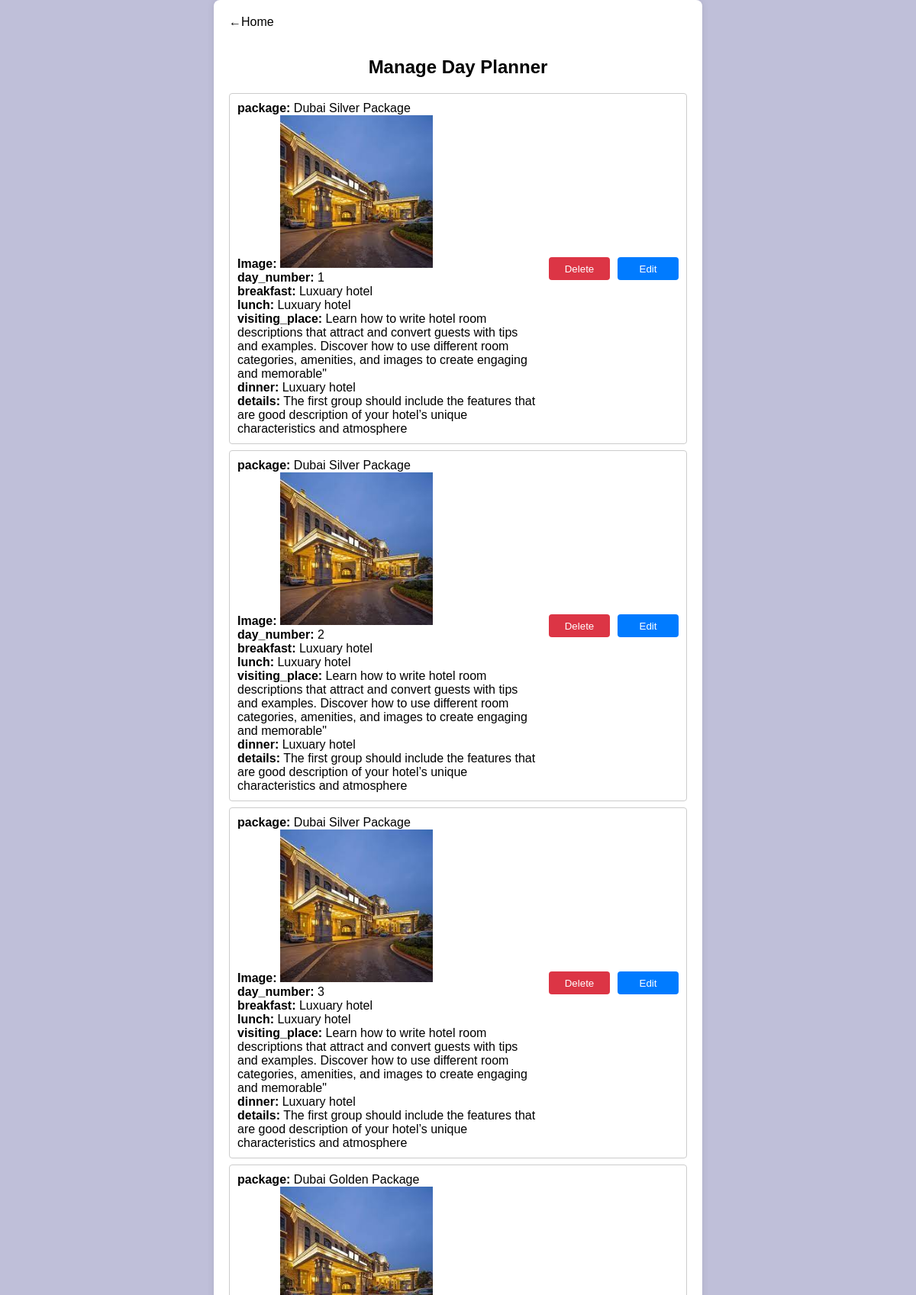
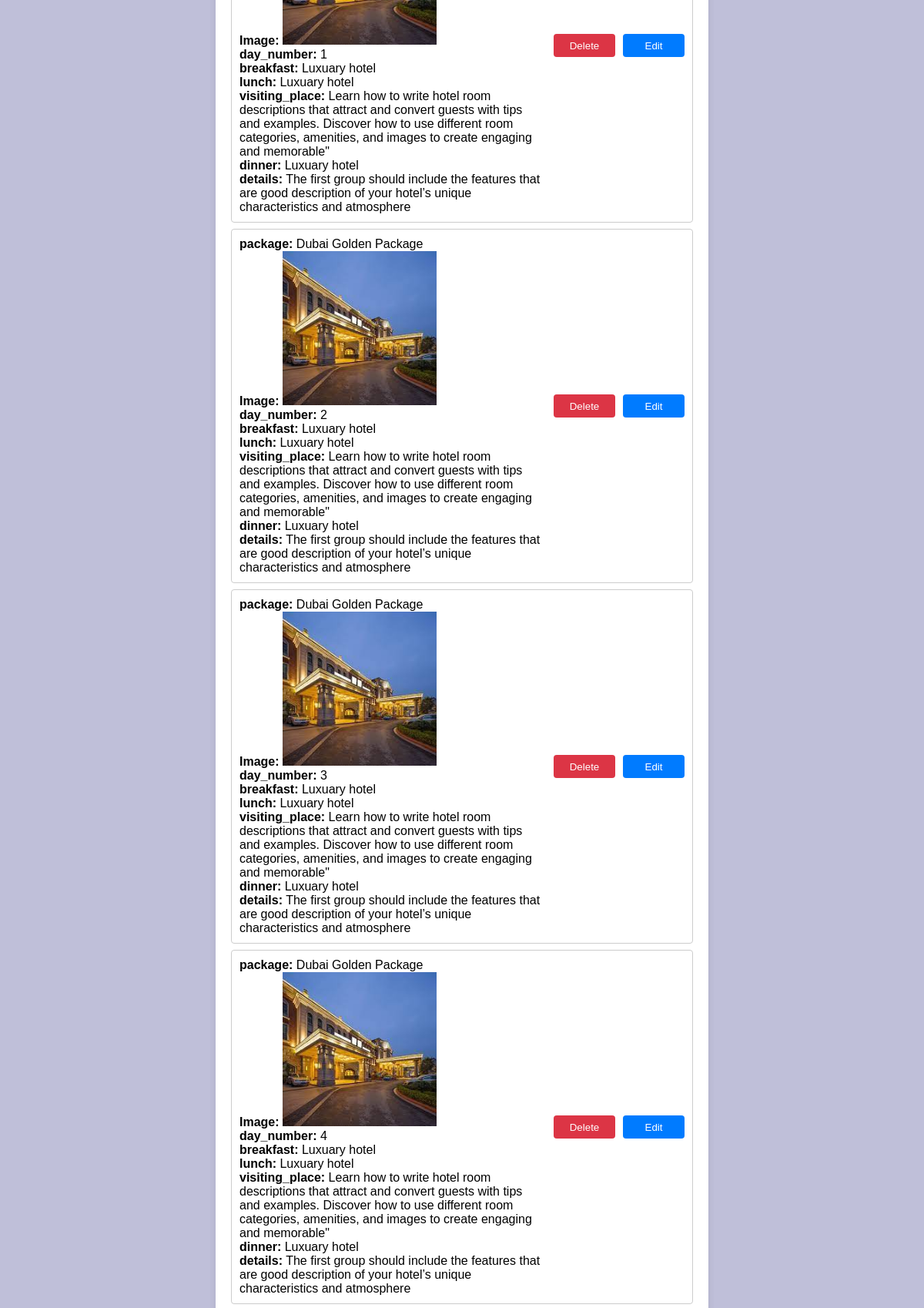
Page /manage_planer/ (upper part) on the committed database (2 pictures, top to bottom).
### Toursapp/models.py (models this page shows, shortened)
class TourDayPlanner(models.Model):
    id = models.AutoField(primary_key=True)
    package = models.ForeignKey(Package_detail, on_delete=models.CASCADE)
    image = models.ImageField(upload_to='images')
    day_number = models.PositiveIntegerField()
    breakfast = models.ForeignKey(Hotel, related_name='breakfast', on_delete=models.SET_NULL, null=True, blank=True)
    lunch = models.ForeignKey(Hotel, related_name='lunch', on_delete=models.SET_NULL, null=True, blank=True)
    visiting_place = models.TextField()
    dinner = models.ForeignKey(Hotel, related_name='dinner', on_delete=models.SET_NULL, null=True, blank=True)
    details = models.CharField(max_length=2000)

class Package_detail(models.Model):
    PACKAGE_CHOICES = [
        ('silver ', 'Silver '),
        ('gold ', 'Gold '),
        ('bronze ', 'Bronze'),
    ]
    DAY_CHOICES = [
        ('three days ', 'Three Days '),
        ('five days ', 'Five Days '),
        ('seven days ', 'Seven Days'),
        ]
    id=models.AutoField(primary_key=True)
    package_name=models.CharField(max_length=250)
    place= models.ForeignKey(Package_place,on_delete=models.CASCADE)
    package_type=models.CharField(max_length=250, choices=PACKAGE_CHOICES)
    description=models.TextField()
    image = models.ImageField(upload_to='images')
    total_days=models.CharField(max_length=250, choices=DAY_CHOICES)
    total_amount=models.DecimalField(max_digits=10,decimal_places=2)
    go_flights = models.ManyToManyField(Flight, related_name='go_flights')
    return_flights = models.ManyToManyField(Flight, related_name='return_flights')
    inclusion=models.CharField(max_length=250)
    def __str__(self):
        return str(self.package_name)

class Hotel(models.Model):
    HOTEL_CHOICES = [
        ('3 star ', '3 Star '),
        ('4 star ', '4 Star '),
        ('5 star ', '5 Star'),
    ]
    name = models.CharField(max_length=250)
    place=models.CharField(max_length=250)
    description = models.TextField()
    hotel_type=models.CharField(max_length=250, choices=HOTEL_CHOICES)
    image = models.ImageField(upload_to='images')
    inclusion=models.CharField(max_length=250)
    def __str__(self):
        return str(self.name)

### Toursapp/views.py (the view)
# urls.py: path('manage_planer/', manage_planner, name='manage_planner'),
def manage_planner(request):
    planers = TourDayPlanner.objects.all()
    return render(request, 'dayplannermanage.html', {'planers': planers})

### templates/dayplannermanage.html (shortened to what this page needs)
<!DOCTYPE html>
<html lang="en">
<head>
</head>
<body>
    <form method="post" action="{% url 'manage_planner' %}"  enctype="multipart/form-data">
        <div class="container">
             <a href="{% url 'admin_panel' %}" class="back-link">&#8592;Home</a>
            <h2>Manage Day Planner</h2>
            <ul>
                {% for planer in planers %}
                    <li>
                        <div class="flight-info">
                            <div>
                                <strong>package:</strong> {{ planer.package }}<br>
                                <strong>Image:</strong> <img src="{{planer.image.url}}" alt="image" width="200px"><br>
                                <strong>day_number:</strong> {{ planer.day_number }}<br>
                                <strong>breakfast:</strong> {{ planer.breakfast }}<br>
                                <strong>lunch:</strong> {{ planer.lunch }}<br>
                                <strong>visiting_place:</strong> {{ planer.visiting_place }}" <br>
                                <strong>dinner:</strong> {{ planer.dinner }}<br>
                                <strong>details:</strong> {{ planer.details }}<br>
                            </div>
                            <div class="buttons-container">
                                <button class="delete-button"><a href="{% url 'delete_planers' planer.id %}">Delete</a></button>
                                <button class="edit-button"><a href="{% url 'edit_planers' planer.id %}">Edit</a></button>
                            </div>
                        </div>
                    </li>
                {% endfor %}
            </ul>
        </div>
    </form>
</body>
</html>

### templates/dayplannermanage.html (style rules this page uses)
body { font-family: 'Arial', sans-serif; background-color: #bfbfd9; background-image: url(https://th.bing.com/th/id/OIP.nG2Y-Gt1gjE9nB0e54qO9gHaEI?w=283&h=180&c=7&r=0&o=5&pid=1.7); margin: 0; padding: 0; display: flex; justify-content: center; align-items: center; }
.container { background-color: #ffffff; padding: 20px; border-radius: 8px; box-shadow: 0 0 10px rgba(0, 0, 0, 0.1); width:600px; }
h2 { text-align: center; }
ul { list-style-type: none; padding: 0; }
li { border: 1px solid #ccc; border-radius: 4px; margin-bottom: 8px; padding: 10px; background-color: #fff; }
.flight-info { display: flex; justify-content: space-between; }
.buttons-container { display: flex; align-items:center; }
.edit-button, .delete-button { background-color: #007bff; color: #fff; border: none; padding: 8px 16px; width: 80px; height: 30px; border-radius: 4px; cursor: pointer; margin-left: 10px; }
.delete-button { background-color: #dc3545; }
a { text-decoration:none; color:white; }
.back-link { text-decoration: none; color:black; margin-bottom: 16px; display: inline-block; }

### rows in the picture
TourDayPlanner: package "Dubai Silver Package", image (picture), day_number "1", breakfast "Luxuary hotel", lunch "Luxuary hotel", visiting_place "Learn how to write hotel room descriptions that attract and convert guests with tips and examples. Discover how to use different room categories, amenities, and images to create engaging and memorable", dinner "Luxuary hotel", details "The first group should include the features that are good description of your hotel’s unique characteristics and atmosphere"
TourDayPlanner: package "Dubai Silver Package", image (picture), day_number "2", breakfast "Luxuary hotel", lunch "Luxuary hotel", visiting_place "Learn how to write hotel room descriptions that attract and convert guests with tips and examples. Discover how to use different room categories, amenities, and images to create engaging and memorable", dinner "Luxuary hotel", details "The first group should include the features that are good description of your hotel’s unique characteristics and atmosphere"
TourDayPlanner: package "Dubai Silver Package", image (picture), day_number "3", breakfast "Luxuary hotel", lunch "Luxuary hotel", visiting_place "Learn how to write hotel room descriptions that attract and convert guests with tips and examples. Discover how to use different room categories, amenities, and images to create engaging and memorable", dinner "Luxuary hotel", details "The first group should include the features that are good description of your hotel’s unique characteristics and atmosphere"
TourDayPlanner: package "Dubai Golden Package", image (picture), day_number "1", breakfast "Luxuary hotel", lunch "Luxuary hotel", visiting_place "Learn how to write hotel room descriptions that attract and convert guests with tips and examples. Discover how to use different room categories, amenities, and images to create engaging and memorable", dinner "Luxuary hotel", details "The first group should include the features that are good description of your hotel’s unique characteristics and atmosphere"
TourDayPlanner: package "Dubai Golden Package", image (picture), day_number "2", breakfast "Luxuary hotel", lunch "Luxuary hotel", visiting_place "Learn how to write hotel room descriptions that attract and convert guests with tips and examples. Discover how to use different room categories, amenities, and images to create engaging and memorable", dinner "Luxuary hotel", details "The first group should include the features that are good description of your hotel’s unique characteristics and atmosphere"
TourDayPlanner: package "Dubai Golden Package", image (picture), day_number "3", breakfast "Luxuary hotel", lunch "Luxuary hotel", visiting_place "Learn how to write hotel room descriptions that attract and convert guests with tips and examples. Discover how to use different room categories, amenities, and images to create engaging and memorable", dinner "Luxuary hotel", details "The first group should include the features that are good description of your hotel’s unique characteristics and atmosphere"
TourDayPlanner: package "Dubai Golden Package", image (picture), day_number "4", breakfast "Luxuary hotel", lunch "Luxuary hotel", visiting_place "Learn how to write hotel room descriptions that attract and convert guests with tips and examples. Discover how to use different room categories, amenities, and images to create engaging and memorable", dinner "Luxuary hotel", details "The first group should include the features that are good description of your hotel’s unique characteristics and atmosphere"
